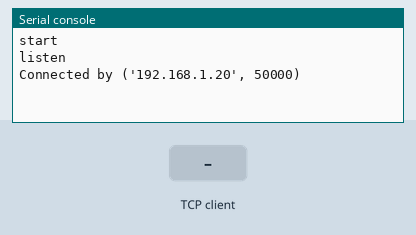
The program below on a simulated ESP32 board running MicroPython. Shown: the last lines printed to the serial console. The test bench sets the inputs (shaded band). One TCP client connects 1 s after the port opens and stays connected.

Above: at 1.2 s.
1.3 s: the TCP client sends "1"
At 2.4 s:
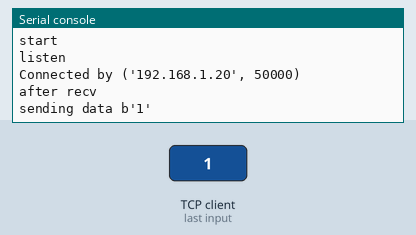
2.8 s: the TCP client sends "on"
At 3.5 s:
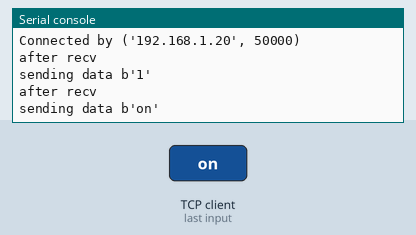
4.3 s: the TCP client sends "off"
At 4.7 s:
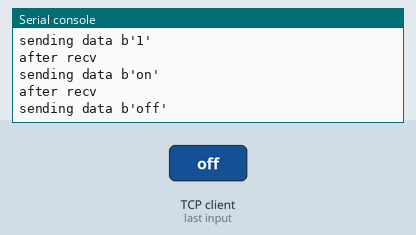

Measured:
- after the input at 1.3 s, the serial console: prints a new line at once (image 1)
- after the input at 2.8 s, the serial console: prints a new line at once (image 2)
- after the input at 4.3 s, the serial console: prints a new line at once (image 3)

The program:

echosvr.py
```python
# Echo server program

try:
    import usocket as socket
except:
    import socket

HOST = ''                 # Symbolic name meaning all available interfaces
PORT = 50007              # Arbitrary non-privileged port
print('start')
s = socket.socket(socket.AF_INET, socket.SOCK_STREAM)
s.bind((HOST, PORT))
print('listen')
s.listen(1)
conn, addr = s.accept()
print('Connected by', addr)
while True:
    data = conn.recv(1024)
    print('after recv')
    if not data: break
    print('sending data', data)
    conn.sendall(data)
conn.close()
print('done')
```
